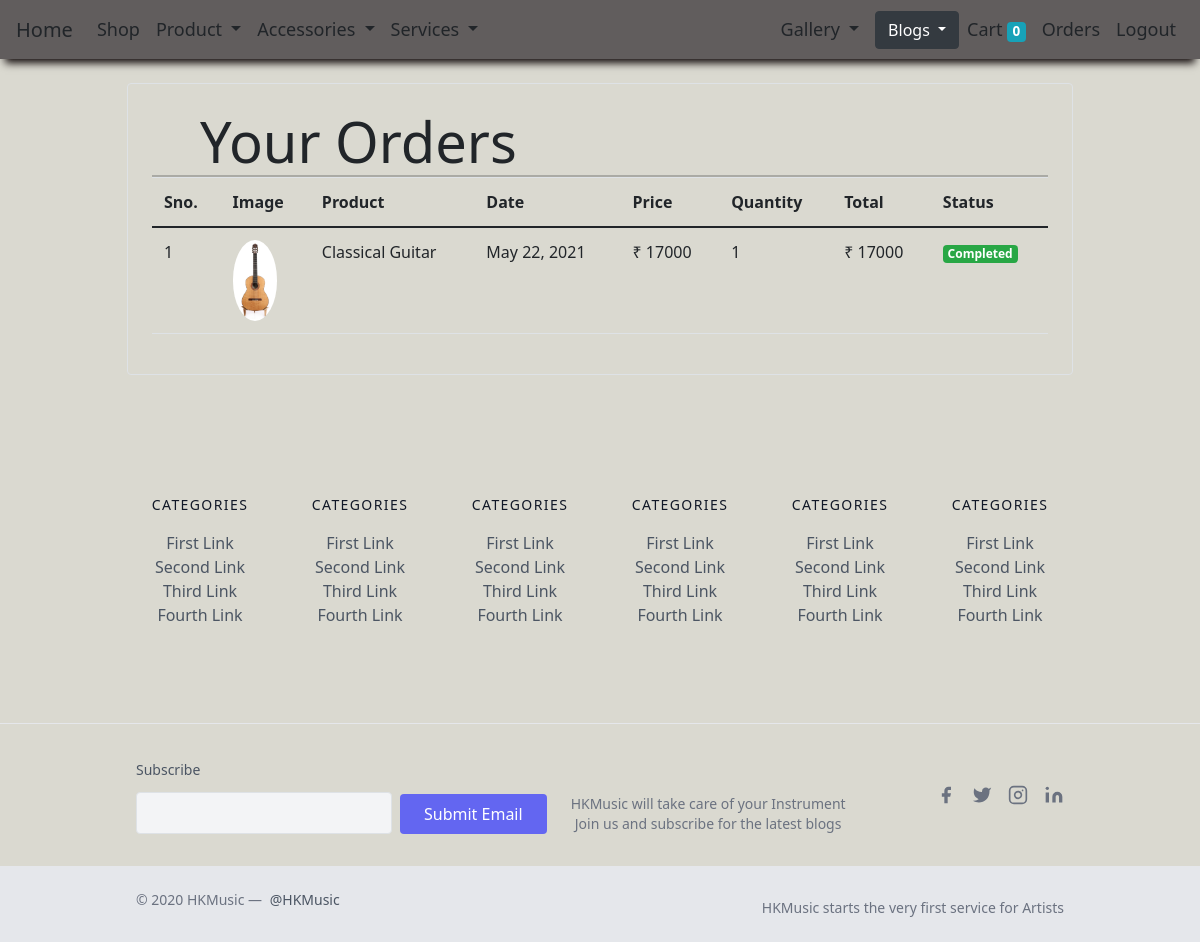
Screenshot of /orders (signed in) with the database file from the repository.
### store/models/orders.py (models this page shows, shortened)
class Order(models.Model):
    product = models.ForeignKey(Product,
                                on_delete=models.CASCADE)
    customer = models.ForeignKey(Customer,
                                 on_delete=models.CASCADE)
    quantity = models.IntegerField(default=1)
    price = models.IntegerField()
    address = models.CharField(max_length=50, default='', blank=True)
    phone = models.CharField(max_length=50, default='', blank=True)
    date = models.DateField(default=datetime.datetime.today)
    status = models.BooleanField(default=False)
    @staticmethod
    def get_orders_by_customer(customer_id):
        return Order.\
            objects.\
            filter(customer=customer_id).\
            order_by('-date')

### store/models/product.py (models this page shows, shortened)
class Product(models.Model):
    name = models.CharField(max_length=50)
    category = models.ForeignKey(Category, on_delete=models.CASCADE, default=1)
    price = models.IntegerField(default=50)
    description = models.CharField(
        max_length=200, default='', null=True, blank=True)
    image = models.ImageField(
        upload_to='images/', blank=False, null=True)

### store/middlewares/auth.py (the view)
    def middleware(request):
        print(request.session.get('customer'))
        returnUrl = request.META['PATH_INFO']
        print(request.META['PATH_INFO'])
        if not request.session.get('customer'):
            return redirect(f'Login?return_url={returnUrl}')
        response = get_response(request)
        return response

### store/templatetags/custom_filter.py (called while the page is built)
@register.filter(name='currency')
def currency(number):
    return "₹ "+str(number)

@register.filter(name='multiply')
def multiply(number, number1):
    return number * number1

### store/views/orders.py (called while the page is built)
    @method_decorator(auth_middleware)
    def get(self, request):
        customer = request.session.get('customer')
        orders = Order.get_orders_by_customer(customer)
        print(orders)
        return render(request, 'orders.html', {'orders': orders})

### store/Templates/orders.html
{% extends 'base.html' %}
{% block content %}
{% load cart %}
 {% load custom_filter %}
<div class="container">
  <div class="border rounded p-4 m-4">
    <p class="display-4 pl-4 ml-4">Your Orders</p>
    <hr />
    <table class="table">
      <thead>
        <tr>
          <th>Sno.</th>
          <th>Image</th>
          <th>Product</th>
          <th>Date</th>
          <th>Price</th>
          <th>Quantity</th>
          <th>Total</th>
          <th>Status</th>
        </tr>
      </thead>
      <tbody>
        {% for order in orders %}
        <tr>
          <td>{{forloop.counter}}</td>
          <td>
            <img
              style="height: 81px"
              class="rounded-circle"
              src="{{order.product.image.url}}"
              alt=""
            />
          </td>
          <td>{{order.product.name}}</td>
          <td>{{order.date}}</td>
          <td>{{order.price|currency}}</td>
          <td>{{order.quantity}}</td>
          <td>{{order.quantity|multiply:order.price|currency}}</td>
          {% if order.status %}
          <td><small class="badge badge-success">Completed</small></td>
          {%else%}
          <td><small class="badge badge-warning">Pending</small></td>
          {% endif %}
        </tr>
        {% endfor %}
      </tbody>
    </table>
  </div>
</div>
{% endblock %}

### store/Templates/base.html (style rules this page uses)
:root { display: block; }
body { background-color: rgb(218, 217, 208); }

### rows the page displays
Order: product.image (picture), product.name "Classical Guitar", date "May 22, 2021", price "₹ 17000", quantity "1", quantity|multiply "₹ 17000", status "Completed"

### other values shown
{{ request.session.cart.keys|length }} "0"
